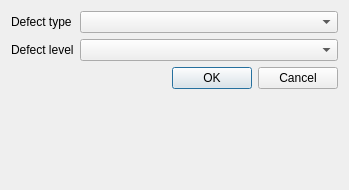
<?xml version="1.0" encoding="UTF-8"?>
<ui version="4.0">
 <class>ChangeDefectInfoDialogClass</class>
 <widget class="QDialog" name="ChangeDefectInfoDialogClass">
  <property name="geometry">
   <rect>
    <x>0</x>
    <y>0</y>
    <width>349</width>
    <height>190</height>
   </rect>
  </property>
  <property name="windowTitle">
   <string>ChangeDefectInfoDialog</string>
  </property>
  <layout class="QFormLayout" name="formLayout">
   <item row="0" column="0">
    <widget class="QLabel" name="label">
     <property name="text">
      <string>Defect type</string>
     </property>
    </widget>
   </item>
   <item row="0" column="1">
    <widget class="QComboBox" name="comboBox_defectType"/>
   </item>
   <item row="2" column="0">
    <widget class="QLabel" name="label_2">
     <property name="text">
      <string>Defect level</string>
     </property>
    </widget>
   </item>
   <item row="2" column="1">
    <widget class="QComboBox" name="comboBox_defectLevel"/>
   </item>
   <item row="4" column="1">
    <widget class="QDialogButtonBox" name="buttonBox">
     <property name="standardButtons">
      <set>QDialogButtonBox::Cancel|QDialogButtonBox::Ok</set>
     </property>
    </widget>
   </item>
  </layout>
 </widget>
 <layoutdefault spacing="6" margin="11"/>
 <resources/>
 <connections/>
</ui>
